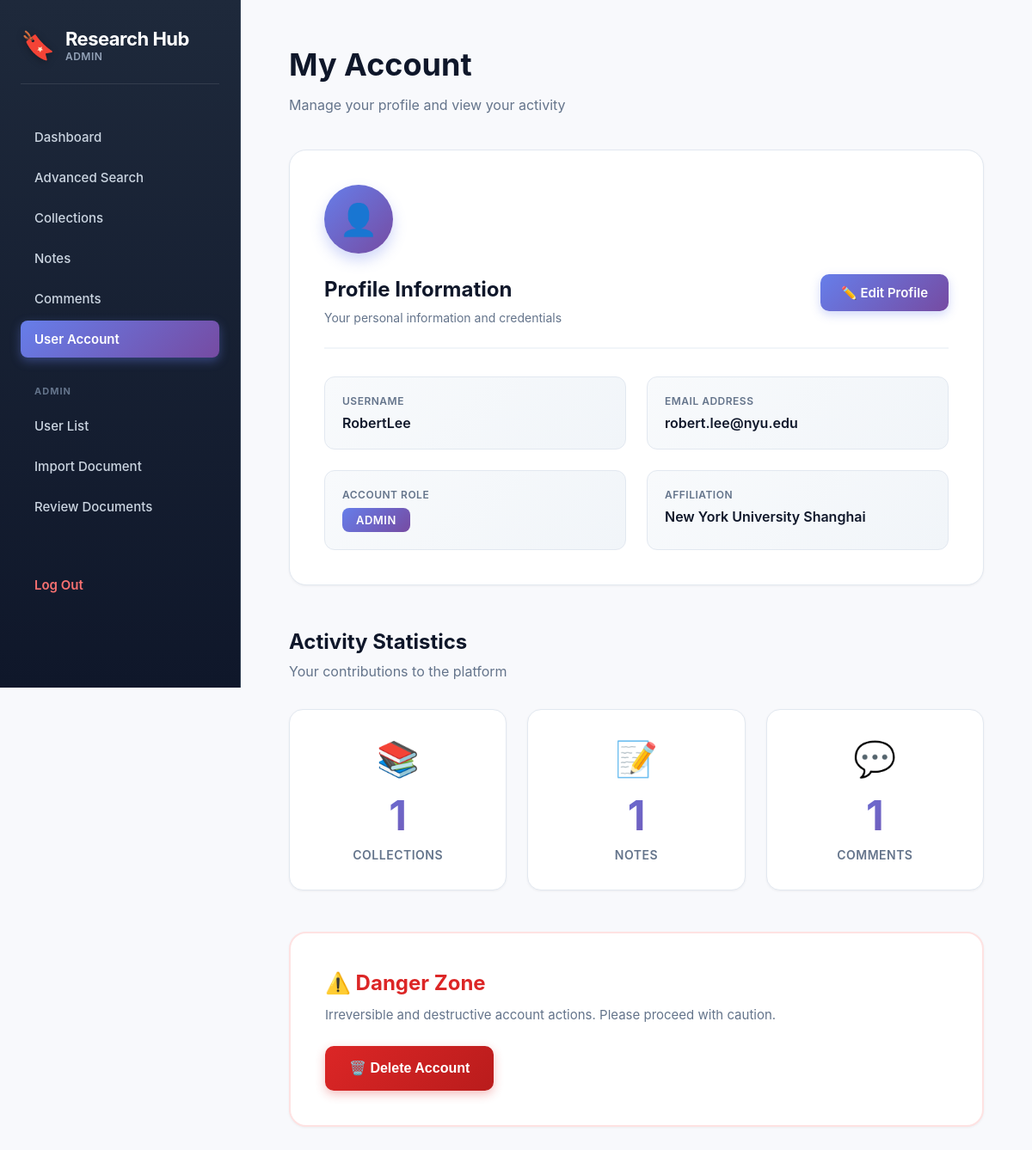
Page /user_account.php (signed in) on the committed database.
### tables this page shows
CREATE TABLE User (
    UserID INT AUTO_INCREMENT PRIMARY KEY,
    UserName VARCHAR(255) NOT NULL,
    Email VARCHAR(255) UNIQUE NOT NULL,
    Password VARCHAR(255) NOT NULL,
    AffiliationID INT,
    Role VARCHAR(100),
    FOREIGN KEY (AffiliationID) REFERENCES Affiliation(AffiliationID)
);

CREATE TABLE Affiliation (
    AffiliationID INT AUTO_INCREMENT PRIMARY KEY,
    AffiliationName VARCHAR(255) NOT NULL
);

### user_account.php (the view, shortened to what this page needs)
<?php
require_once "includes/connect.php";
$userID = $_SESSION['UserID'];
$stmt = $conn->prepare("
    SELECT U.UserName, U.Email, U.Role, U.AffiliationID, A.AffiliationName
    FROM User U
    LEFT JOIN Affiliation A ON U.AffiliationID = A.AffiliationID
    WHERE U.UserID = ?
");
$stmt->execute([$userID]);
$user = $stmt->fetch(PDO::FETCH_ASSOC);
$collectionCount = $conn->prepare("SELECT COUNT(*) FROM Collection WHERE UserID = ?");
$collectionCount->execute([$userID]);
$collectionCount = $collectionCount->fetchColumn();
$notesCount = $conn->prepare("SELECT COUNT(*) FROM Notes WHERE UserID = ?");
$notesCount->execute([$userID]);
$notesCount = $notesCount->fetchColumn();
$commentsCount = $conn->prepare("SELECT COUNT(*) FROM Comment WHERE UserID = ?");
$commentsCount->execute([$userID]);
$commentsCount = $commentsCount->fetchColumn();
?>
<!DOCTYPE html>
<html>
<head>
    <link rel="stylesheet" href="assets/css/globals.css">
</head>
<body>
<aside class="sidebar">
    <div class="app-title">
        <span class="icon">🔖</span>
        <div>
            <div class="title">Research Hub</div>
            <div class="role"><?= strtolower($_SESSION['Role']) ?></div>
        </div>
    </div>
    <nav class="menu">
        <a href="dashboard.php">Dashboard</a>
        <a href="advanced_search.php">Advanced Search</a>
        <a href="collections.php">Collections</a>
        <a href="notes.php">Notes</a>
        <a href="comments.php">Comments</a>
        <a href="user_account.php" class="active">User Account</a>
    </nav>
    <?php if (strtolower($_SESSION['Role']) === "admin"): ?>
        <div class="menu-heading">Admin</div>
        <nav class="menu">
            <a href="user_list.php">User List</a>
            <a href="import_document.php">Import Document</a>
            <a href="review_documents.php">Review Documents</a>
        </nav>
    <?php endif; ?>
    <a class="logout" href="logout.php">Log Out</a>
</aside>
<div class="main">
    <div class="page-header">
        <h1>My Account</h1>
        <p class="subtitle">Manage your profile and view your activity</p>
    </div>
    <div class="profile-box">
        <div class="profile-avatar">👤</div>
        <div class="profile-header">
            <div class="profile-header-text">
                <h2>Profile Information</h2>
                <p>Your personal information and credentials</p>
            </div>
            <a href="edit_profile.php" class="edit-btn">
                ✏️ Edit Profile
            </a>
        </div>
        <div class="info-grid">
            <div class="info-item">
                <div class="info-label">Username</div>
                <div class="info-value"><?= htmlspecialchars($user['UserName']) ?></div>
            </div>
            <div class="info-item">
                <div class="info-label">Email Address</div>
                <div class="info-value"><?= htmlspecialchars($user['Email']) ?></div>
            </div>
            <div class="info-item">
                <div class="info-label">Account Role</div>
                <div class="info-value">
                    <span class="badge"><?= htmlspecialchars($user['Role']) ?></span>
                </div>
            </div>
            <div class="info-item">
                <div class="info-label">Affiliation</div>
                <div class="info-value"><?= htmlspecialchars($user['AffiliationName']) ?></div>
            </div>
        </div>
    </div>
    <div class="section-header">
        <h2>Activity Statistics</h2>
        <p class="subtitle">Your contributions to the platform</p>
    </div>
    <div class="stats-box">
        <div class="stat-card">
            <div class="stat-icon">📚</div>
            <div class="stat-number"><?= $collectionCount ?></div>
            <div class="stat-label">Collections</div>
        </div>
        <div class="stat-card">
            <div class="stat-icon">📝</div>
            <div class="stat-number"><?= $notesCount ?></div>
            <div class="stat-label">Notes</div>
        </div>
        <div class="stat-card">
            <div class="stat-icon">💬</div>
            <div class="stat-number"><?= $commentsCount ?></div>
            <div class="stat-label">Comments</div>
        </div>
    </div>
    <div class="danger-box">
        <h2 class="danger-title">
            ⚠️ Danger Zone
        </h2>
        <p class="danger-desc">
            Irreversible and destructive account actions. Please proceed with caution.
        </p>
        <form method="POST" action="controllers/delete_account.php"
              onsubmit="return confirm('⚠️ WARNING: Are you absolutely sure you want to delete your account?\n\nThis will permanently delete:\n• Your profile\n• All your collections\n• All your notes\n• All your comments\n\nThis action CANNOT be undone!')">
            <button class="danger-btn">🗑️ Delete Account</button>
        </form>
    </div>
</div>
</body>
</html>

### assets/css/globals.css (style rules this page uses)
:root { --font-size: 16px; --background: #ffffff; --foreground: oklch(0.145 0 0); --card: #ffffff; --card-foreground: oklch(0.145 0 0); --popover: oklch(1 0 0); --popover-foreground: oklch(0.145 0 0); --primary: #030213; --primary-foreground: oklch(1 0 0); --secondary: oklch(0.95 0.0058 264.53); --secondary-foreground: #030213; --muted: #ececf0; --muted-foreground: #717182; --accent: #e9ebef; --accent-foreground: #030213; --destructive: #d4183d; --destructive-foreground: #ffffff; --border: rgba(0, 0, 0, 0.1); --input: transparent; --input-background: #f3f3f5; --switch-background: #cbced4; --font-weight-medium: 500; --font-weight-normal: 400; --ring: oklch(0.708 0 0); --chart-1: oklch(0.646 0.222 41.116); --chart-2: oklch(0.6 0.118 184.704); --chart-3: oklch(0.398 0.07 227.392); --chart-4: oklch(0.828 0.189 84.429); --chart-5: oklch(0.769 0.188 70.08); --radius: 0.625rem; --sidebar: oklch(0.985 0 0); --sidebar-foreground: oklch(0.145 0 0); --sidebar-primary: #030213; --sidebar-primary-foreground: oklch(0.985 0 0); --sidebar-accent: oklch(0.97 0 0); --sidebar-accent-foreground: oklch(0.205 0 0); --sidebar-border: oklch(0.922 0 0); --sidebar-ring: oklch(0.708 0 0); }
html { font-size: var(--font-size); }
body { background: var(--background); color: var(--foreground); margin: 0; padding: 0; font-family: Arial, sans-serif; }
* { border-color: var(--border); outline-color: var(--ring); }
h1 { font-size: 2rem; font-weight: var(--font-weight-medium); line-height: 1.5; }
h2 { font-size: 1.5rem; font-weight: var(--font-weight-medium); line-height: 1.5; }
h4, label, button, input, p { font-size: 1rem; line-height: 1.5; }
button { font-weight: var(--font-weight-medium); }

### rows in the picture
user: UserName "RobertLee", Email "robert.lee@nyu.edu", Role "ADMIN", AffiliationID.AffiliationName "New York University Shanghai"

### other values in the picture
$_SESSION['Role'] "ADMIN"
$collectionCount "1"
$notesCount "1"
$commentsCount "1"
